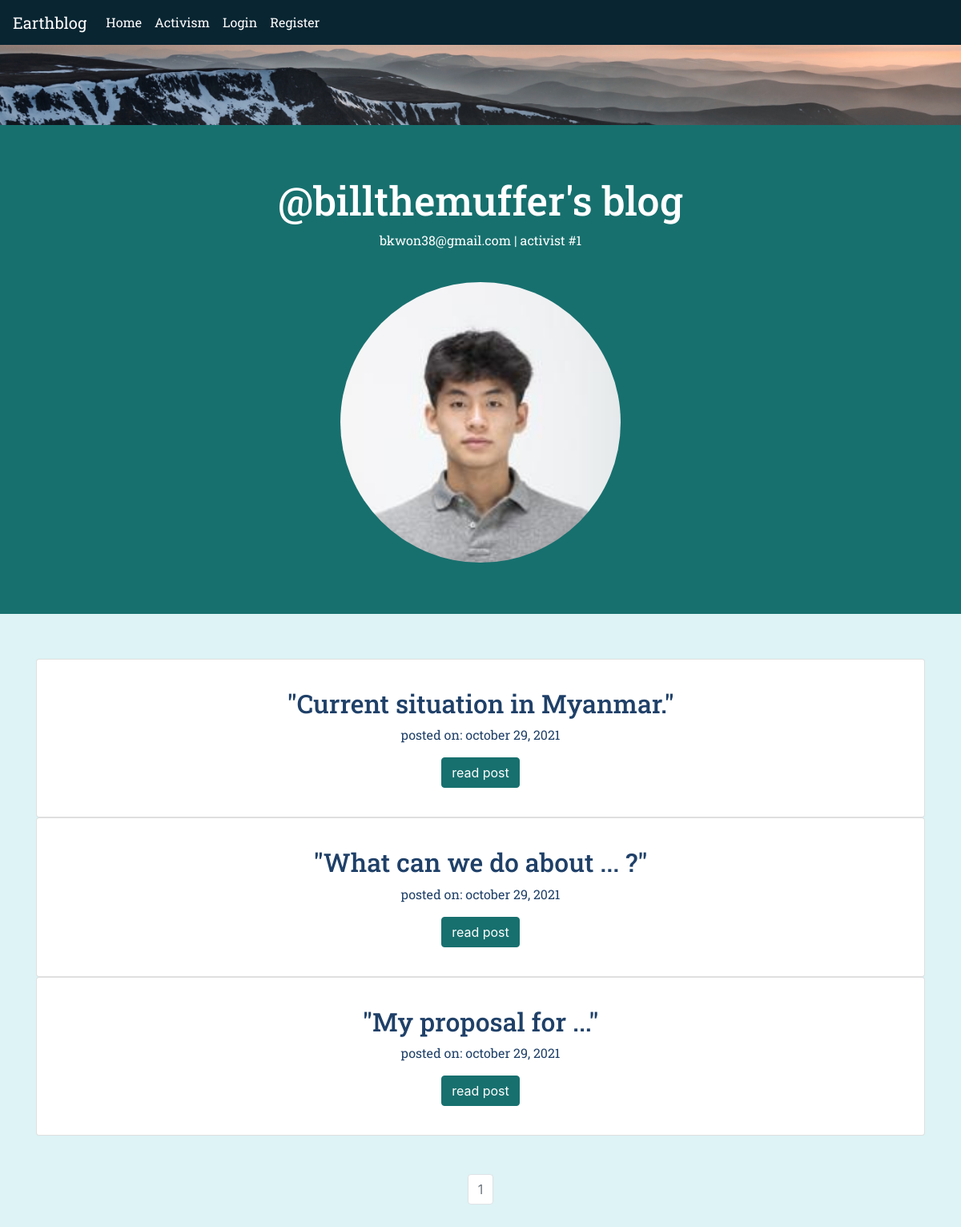
The app's page /billthemuffer with its own data.
### earthblog/models.py (models this page shows, shortened)
class User(db.Model,UserMixin):
    __tablename__ = 'users'
    id = db.Column(db.Integer,primary_key=True)
    profile_image = db.Column(db.String(64),nullable=False,default=
                    'default_profile.png')
    email = db.Column(db.String(64),unique=True,index=True)
    username = db.Column(db.String(64),unique=True,index=True)
    password_hash = db.Column(db.String(128))
    posts = db.relationship('BlogPost',backref='author',lazy=True)

class BlogPost(db.Model):
    users = db.relationship(User)
    id = db.Column(db.Integer,primary_key=True)
    user_id = db.Column(db.Integer,db.ForeignKey('users.id'),nullable=False)
    date = db.Column(db.DateTime,nullable=False,default=datetime.utcnow)
    title = db.Column(db.String(140),nullable=False)
    text = db.Column(db.Text,nullable=False)

### earthblog/users/views.py (the view)
@users.route('/<username>')
def user_posts(username):
    page = request.args.get('page',1,type=int)
    user = User.query.filter_by(username=username).first_or_404()
    blog_posts = BlogPost.query.filter_by(author=user).order_by(BlogPost.date.desc()).paginate(page=page,per_page=5)
    return render_template('user_blog_posts.html',blog_posts=blog_posts,user=user)

### earthblog/__init__.py (called while the page is built)
@app.context_processor
def override_url_for():
    return dict(url_for=dated_url_for)

def dated_url_for(endpoint, **values):
    if endpoint == 'static':
        filename = values.get('filename', None)
        if filename:
            file_path = os.path.join(app.root_path,
                                 endpoint, filename)
            values['q'] = int(os.stat(file_path).st_mtime)
    return url_for(endpoint, **values)

### earthblog/templates/user_blog_posts.html
{% extends 'base.html' %}
{% block content %}
<img src="{{url_for('static',filename='headers/paul-rysz-EE6RhhcpY4c-unsplash.jpg')}}"
style="width:100%;height:10%" alt="first">
<div class="jumbotron jumbotron-fluid">
  <h1 style='font-size:50px'>@{{user.username}}'s blog</h1>
  <p style='color:white'>{{user.email}} | activist #{{user.id}}</p>
  <br>
  <img style="border-radius:100%" align='center' height='350' width='350' src="{{url_for('static',filename='profile_pics/'+user.profile_image)}}">
</div>
<br>
{% for post in blog_posts.items %}
  <div class="container">
    <ul class="list-group">
      <li class="list-group-item">
        <div class="container">
          <br>
          <h2><a style=color:#1F4068 class="card-title" href='{{url_for('blog_posts.blog_post',
          blog_post_id=post.id)}}'>"{{post.title}}"</a></h2>
          <p style=color:#1F4068;text-transform:lowercase>posted on: {{post.date.strftime('%B %d, %Y')}}</p>
          <a class="btn btn-primary" style='background-color:#17706E;border-color:#17706E' href="{{url_for('blog_posts.blog_post',blog_post_id=post.id)}}">read post</a>
          <br><br>
        </div>
      </li>
    </ul>
  </div>
{% endfor %}
<br><br>
<nav aria-label="Page navigation example">
  <ul class="pagination justify-content-center">
    {% for page_num in blog_posts.iter_pages(left_edge=1,right_edge=1,
    left_current=1,right_current=2) %}
      {% if blog_posts.page == page_num %}
        <li class="page-item disabled">
          <a class="page-link" href="{{url_for('users.user_posts',username=
          user.username,page=page_num)}}">{{page_num}}</a>
        </li>
      {% else %}
        <li class="page-item">
          <a class="page-link" href="{{url_for('users.user_posts',username=
          user.username,page=page_num)}}">{{page_num}}</a>
        </li>
      {% endif %}
    {% endfor %}
  </ul>
</nav>
<br><br>
{% endblock %}

### earthblog/templates/base.html (shortened to what this page needs)
<!DOCTYPE html>
<html lang="en" dir="ltr">
  <head>
    <link rel="stylesheet" href="https://stackpath.bootstrapcdn.com/bootstrap/4.5.0/css/bootstrap.min.css">
    <link rel="stylesheet" type="text/css" href="{{url_for('static',filename='style.css')}}">
  </head>
  <body>
      <div align='center'>
        <nav class="navbar navbar-expand-lg navbar-light bg-light">
          <a class="navbar-brand" href="{{url_for('core.index')}}">Earthblog</a>
          <div style="color:white" class="collapse navbar-collapse" id="navbarSupportedContent">
            <ul class="navbar-nav mr-auto">
              <li class="nav-item">
                <a class="nav-link" href="{{url_for('core.index')}}">Home</a>
              </li>
              <li class="nav-item">
                <a class="nav-link" href="{{url_for('core.info')}}">Activism</a>
              </li>
              {% if current_user.is_authenticated %}
                <li class="nav-item">
                  <a class="nav-link" href="{{url_for('blog_posts.create_post')}}">Write</a>
                </li>
                <li class="nav-item">
                  <a class="nav-link" href="{{url_for('users.account')}}">Account</a>
                </li>
                <li class="nav-item">
                  <a class="nav-link" href="{{url_for('users.logout')}}">Logout</a>
                </li>
              {% else %}
                <li class="nav-item">
                  <a class="nav-link" href="{{url_for('users.login')}}">Login</a>
                </li>
                <li class="nav-item">
                  <a class="nav-link" href="{{url_for('users.register')}}">Register</a>
                </li>
              {% endif %}
            </ul>
          </div>
        </nav>
        {% block content %}
        {% endblock %}
      </div>
  </body>
</html>

### earthblog/static/style.css (style rules this page uses)
h1 { color: white; font-family: 'Roboto Slab', serif; }
h2 { font-family: 'Roboto Slab', serif; }
p { color: black; font-family: 'Roboto Slab', serif; }
body { color: #204051 }
.navbar { background-color: #092532 !important; }
.navbar .navbar-brand { color: white; font-family: 'Roboto Slab', serif; }
.navbar .navbar-nav li a { color: white !important; font-family: 'Roboto Slab', serif; }
.jumbotron { background-color: #17706E; }
body { background-color: #DDF3F5 }

### records on screen
User: username "billthemuffer", email "bkwon38@gmail.com", id "1", profile_image (picture)
BlogPost: title "Current situation in Myanmar.", date "october 29, 2021"
BlogPost: title "What can we do about ... ?", date "october 29, 2021"
BlogPost: title "My proposal for ...", date "october 29, 2021"

### other values on screen
{{ page_num }} "1"
